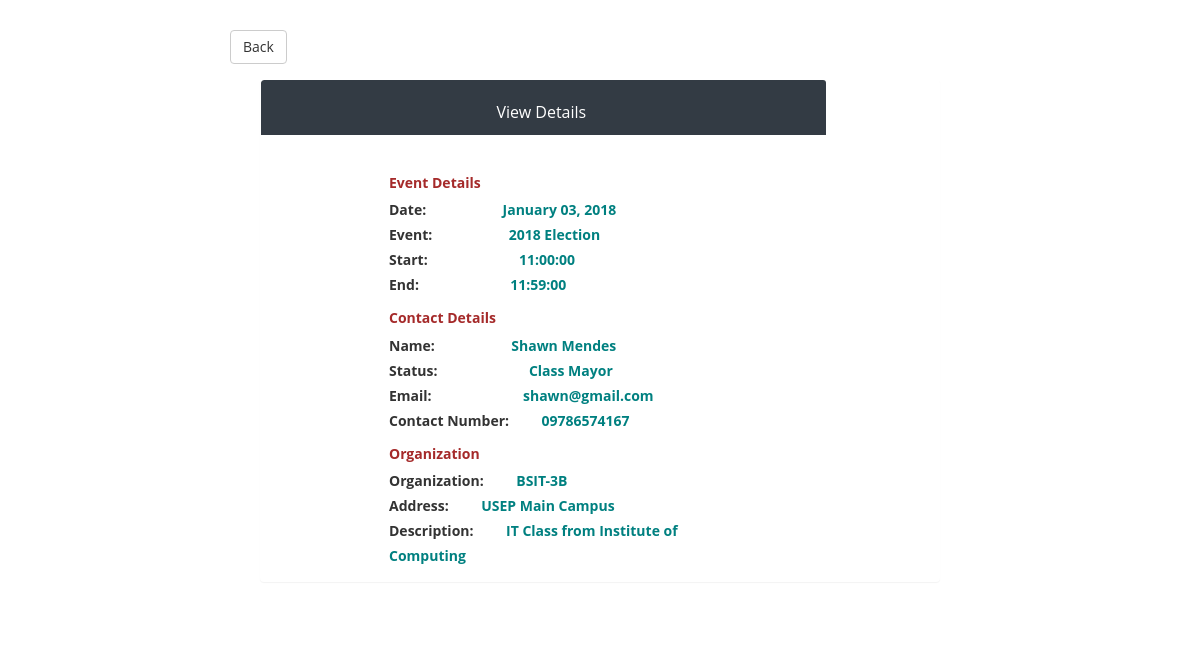
Screenshot of /view.php?id=2 with the database file from the repository.
### tables this page shows
CREATE TABLE IF NOT EXISTS `tbl_event` (
  `eid` int(11) NOT NULL AUTO_INCREMENT,
  `event` varchar(100) DEFAULT NULL,
  `fname` varchar(100) DEFAULT NULL,
  `o_id` int(11) DEFAULT NULL,
  `org` varchar(100) DEFAULT NULL,
  `rdate` date DEFAULT NULL,
  `stime` time DEFAULT NULL,
  `etime` time DEFAULT NULL,
  PRIMARY KEY (`eid`)
);

CREATE TABLE IF NOT EXISTS `client` (
  `id` int(11) NOT NULL AUTO_INCREMENT,
  `fname` varchar(50) DEFAULT NULL,
  `email` text,
  `cnum` text,
  `stat` varchar(50) DEFAULT NULL,
  `org` varchar(50) DEFAULT NULL,
  PRIMARY KEY (`id`)
);

CREATE TABLE IF NOT EXISTS `organization` (
  `id` int(11) NOT NULL AUTO_INCREMENT,
  `org` varchar(50) DEFAULT NULL,
  `ad` varchar(50) DEFAULT NULL,
  `description` varchar(50) DEFAULT NULL,
  PRIMARY KEY (`id`)
);

### public/view.php (the view, shortened to what this page needs)
<?php
    require_once('../includes/db_connection.php');
    if(isset($_GET['id'])){
        $data = $_GET['id'];
    }
    $date = date_create($ddate);
    $query = "SELECT * from tbl_event left join client on (tbl_event.o_id = client.id) left join organization on (tbl_event.o_id = organization.id) WHERE eid=$data";
    $result = mysqli_query($connection, $query);
    while($row=mysqli_fetch_assoc($result)){
        $event = $row['event'];
        $fname = $row['fname'];
        $org = $row['org'];
        $stime = $row['stime'];
        $etime = $row['etime'];
        $email = $row['email'];
        $cnum = $row['cnum'];
        $stat = $row['stat'];
        $ad = $row['ad'];
        $description = $row['description'];
    }
?>
<!DOCTYPE html>
<html>
<head>
    <link href="../vendor/bootstrap/css/bootstrap.min.css" rel="stylesheet">
    <link href="../vendor/bootstrap/css/bootstrap.css" rel="stylesheet">
    <link href="../vendor/bootstrap/css/font-awesome.css" rel="stylesheet">
    <link href="../assets/css/bootstrap.css" rel="stylesheet" />
    <link href="../assets/css/font-awesome.css" rel="stylesheet" />
    <link href="../assets/css/custom-styles.css" rel="stylesheet" />
</head>
<body>
    <div class="pt-5 offset-2">
        <a class="p-5" href="#" onclick="history.go(-1)">
            <button class="btn btn-default">Back</button>
        </a>
    </div>
    <div class="container">
        <div class="col-md-8 offset-2">
            <div class="panel-body">
                <div class="panel-group" id="accordion">
                    <div class="panel">
                        <div class="panel-heading p-0 col-md-10" style="background-color: #333b44;">
                            <p class="offset-5 text-white">View Details</p>
                        </div>
                    <form class="form-horizontal offset-2 col-md-10 pt-5" action="" method="">
                        <div class="form-group">
                            <div class="col-md-8">
                                <h5 style="color: brown;"><b>Event Details</b></h5>
                                <label>Date: </label>
                                <span class="offset-2 p-4" style="color: teal;"><strong><?php echo date_format($date, "F d, Y"); ?></strong></span>
                                <br>
                                <label>Event: </label>
                                <span class="offset-2 p-4" style="color: teal;"><strong><?php echo $event; ?></strong></span>
                            <br>
                                <label>Start: </label>
                                <span class="offset-2 p-5" style="color: teal;"><strong><?php echo $stime; ?></strong></span>
                         <br>
                                <label>End: </label>
                                <span class="offset-2 p-5" style="color: teal;"><strong><?php echo $etime; ?></strong></span>
                                <br>
                                <h5 style="color: brown;"><b>Contact Details</b></h5>
                                <label>Name: </label>
                                <span class="offset-2 p-4" style="color: teal;"><strong><?php echo $fname; ?></strong></span>
                                <br>
                                <label>Status: </label>
                                <span class="offset-2 p-5" style="color: teal;"><strong><?php echo $stat; ?></strong></span>
                                <br>
                                <label>Email: </label>
                                <span class="offset-2 p-5" style="color: teal;"><strong><?php echo $email; ?></strong></span>
                         <br>
                                <label>Contact Number: </label>
                                <span class="offset-1 " style="color: teal;"><strong><?php echo $cnum; ?></strong></span>
                            <br>
                                <h5 style="color: brown;"><b>Organization</b></h5>
                                <label>Organization: </label>
                                <span class="offset-1" style="color: teal;"><strong><?php echo $org; ?></strong></span>
                                <br>
                                <label>Address: </label>
                                <span class="offset-1" style="color: teal;"><strong><?php echo $ad; ?></strong></span>
                                <br>
                                <label>Description: </label>
                                <span class="offset-1" style="color: teal;"><strong><?php echo $description; ?></strong></span>
                            </div>
                        </div>
                    </form>
                </div>
            </div>
        </div>
    </div>
</div>
</body>
</html>

### assets/css/custom-styles.css (style rules this page uses)
body { font-family: 'Open Sans', sans-serif; }
p { font-size:16px; line-height:25px; padding-top:20px; }

### rows the page displays
tbl_event: event "2018 Election", stime "11:00:00", etime "11:59:00", client.fname "Shawn Mendes", client.stat "Class Mayor", client.email "shawn@gmail.com", client.cnum "09786574167", organization.org "BSIT-3B", organization.ad "USEP Main Campus", organization.description "IT Class from Institute of Computing"

### other values shown
date_format($date, "F d, Y") "January 03, 2018"
